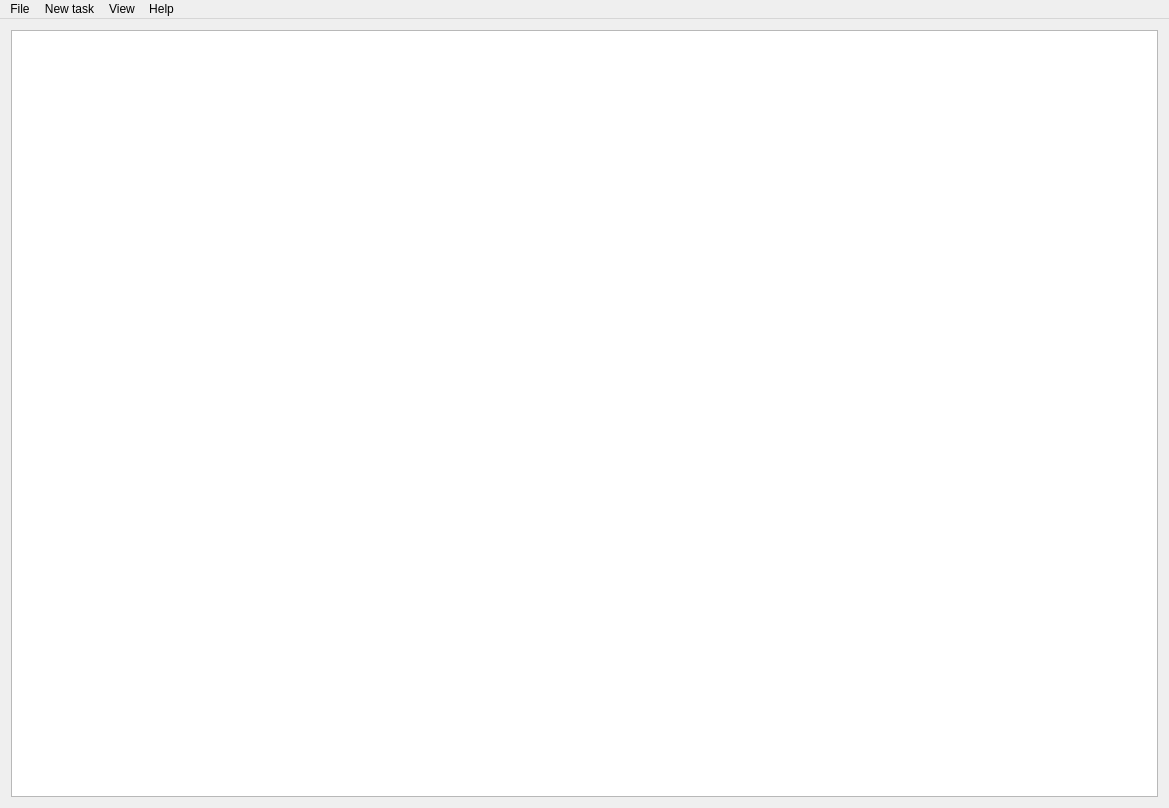
<?xml version="1.0" encoding="UTF-8"?>
<ui version="4.0">
 <class>MainWindowClass</class>
 <widget class="QMainWindow" name="MainWindowClass">
  <property name="geometry">
   <rect>
    <x>0</x>
    <y>0</y>
    <width>1169</width>
    <height>808</height>
   </rect>
  </property>
  <property name="sizePolicy">
   <sizepolicy hsizetype="Preferred" vsizetype="Preferred">
    <horstretch>0</horstretch>
    <verstretch>0</verstretch>
   </sizepolicy>
  </property>
  <property name="windowTitle">
   <string>Foucault2</string>
  </property>
  <property name="windowIcon">
   <iconset resource="Foucault2.qrc">
    <normaloff>:/Foucault2/Foucault2.ico</normaloff>:/Foucault2/Foucault2.ico</iconset>
  </property>
  <widget class="QWidget" name="centralWidget">
   <layout class="QGridLayout" name="gridLayout">
    <item row="0" column="0">
     <widget class="QGraphicsView" name="viewTimelines">
      <property name="dragMode">
       <enum>QGraphicsView::ScrollHandDrag</enum>
      </property>
     </widget>
    </item>
   </layout>
  </widget>
  <widget class="QMenuBar" name="menuBar">
   <property name="geometry">
    <rect>
     <x>0</x>
     <y>0</y>
     <width>1169</width>
     <height>21</height>
    </rect>
   </property>
   <widget class="QMenu" name="menuFile">
    <property name="title">
     <string>File</string>
    </property>
    <addaction name="actionNew"/>
    <addaction name="actionLoad"/>
    <addaction name="actionImport"/>
    <addaction name="actionSave"/>
    <addaction name="actionSave_as"/>
    <addaction name="actionClose"/>
    <addaction name="separator"/>
    <addaction name="actionPrint"/>
    <addaction name="actionQuit"/>
   </widget>
   <widget class="QMenu" name="menuAdd_Task">
    <property name="title">
     <string>New task</string>
    </property>
    <addaction name="actionWork"/>
    <addaction name="actionAdd_comment"/>
    <addaction name="separator"/>
    <addaction name="actionNew_Couder_Screen"/>
    <addaction name="actionNew_Couder_Measure"/>
    <addaction name="separator"/>
    <addaction name="actionNew_Hartmann_Screen"/>
    <addaction name="actionAdd_Hartmann_Measure"/>
   </widget>
   <widget class="QMenu" name="menuHelp">
    <property name="title">
     <string>Help</string>
    </property>
    <addaction name="actionAbout"/>
   </widget>
   <widget class="QMenu" name="menuDisplay">
    <property name="title">
     <string>View</string>
    </property>
    <addaction name="actionShow_mirror_both_side"/>
    <addaction name="actionShow_Colors"/>
    <addaction name="actionShow_smooth_curves"/>
    <addaction name="separator"/>
    <addaction name="actionDisplay_Compact"/>
    <addaction name="actionDisplay_Normal"/>
    <addaction name="actionDisplay_Details"/>
    <addaction name="separator"/>
    <addaction name="actionZoom_in"/>
    <addaction name="actionZoom_out"/>
   </widget>
   <addaction name="menuFile"/>
   <addaction name="menuAdd_Task"/>
   <addaction name="menuDisplay"/>
   <addaction name="menuHelp"/>
  </widget>
  <action name="actionQuit">
   <property name="text">
    <string>Quit</string>
   </property>
  </action>
  <action name="actionAbout">
   <property name="text">
    <string>About...</string>
   </property>
  </action>
  <action name="actionLoad">
   <property name="text">
    <string>Open...</string>
   </property>
  </action>
  <action name="actionSave">
   <property name="text">
    <string>Save</string>
   </property>
  </action>
  <action name="actionSave_as">
   <property name="text">
    <string>Save as...</string>
   </property>
  </action>
  <action name="actionClose">
   <property name="text">
    <string>Close</string>
   </property>
  </action>
  <action name="actionNew">
   <property name="text">
    <string>New...</string>
   </property>
  </action>
  <action name="actionAdd_comment">
   <property name="enabled">
    <bool>false</bool>
   </property>
   <property name="text">
    <string>Comment</string>
   </property>
  </action>
  <action name="actionGlobal_settings">
   <property name="enabled">
    <bool>false</bool>
   </property>
   <property name="text">
    <string>Global Settings</string>
   </property>
  </action>
  <action name="actionNew_Couder_Screen">
   <property name="enabled">
    <bool>false</bool>
   </property>
   <property name="text">
    <string>Foucault Screen</string>
   </property>
  </action>
  <action name="actionNew_Couder_Measure">
   <property name="enabled">
    <bool>false</bool>
   </property>
   <property name="text">
    <string>Foucault Measure</string>
   </property>
  </action>
  <action name="actionNew_Hartmann_Screen">
   <property name="enabled">
    <bool>false</bool>
   </property>
   <property name="text">
    <string>Hartmann Screen</string>
   </property>
  </action>
  <action name="actionAdd_Hartmann_Measure">
   <property name="enabled">
    <bool>false</bool>
   </property>
   <property name="text">
    <string>Hartmann Measure</string>
   </property>
  </action>
  <action name="actionAdd_Bath_Measure">
   <property name="enabled">
    <bool>false</bool>
   </property>
   <property name="text">
    <string>Bath Measure</string>
   </property>
  </action>
  <action name="actionPrint">
   <property name="text">
    <string>Print...</string>
   </property>
  </action>
  <action name="actionImport">
   <property name="text">
    <string>Import...</string>
   </property>
  </action>
  <action name="actionShow_mirror_both_side">
   <property name="checkable">
    <bool>true</bool>
   </property>
   <property name="checked">
    <bool>true</bool>
   </property>
   <property name="text">
    <string>Show mirror both side</string>
   </property>
  </action>
  <action name="actionWork">
   <property name="enabled">
    <bool>false</bool>
   </property>
   <property name="text">
    <string>Work</string>
   </property>
  </action>
  <action name="actionShow_Colors">
   <property name="checkable">
    <bool>true</bool>
   </property>
   <property name="text">
    <string>Show Colors</string>
   </property>
  </action>
  <action name="actionDisplay_Compact">
   <property name="checkable">
    <bool>true</bool>
   </property>
   <property name="text">
    <string>Display Compact</string>
   </property>
  </action>
  <action name="actionDisplay_Normal">
   <property name="checkable">
    <bool>true</bool>
   </property>
   <property name="checked">
    <bool>true</bool>
   </property>
   <property name="text">
    <string>Display Normal</string>
   </property>
  </action>
  <action name="actionDisplay_Details">
   <property name="checkable">
    <bool>true</bool>
   </property>
   <property name="text">
    <string>Display Details</string>
   </property>
  </action>
  <action name="actionShow_smooth_curves">
   <property name="checkable">
    <bool>true</bool>
   </property>
   <property name="enabled">
    <bool>true</bool>
   </property>
   <property name="text">
    <string>Show smooth curves</string>
   </property>
  </action>
  <action name="actionZoom_in">
   <property name="text">
    <string>Zoom in</string>
   </property>
   <property name="shortcut">
    <string>Ctrl++</string>
   </property>
  </action>
  <action name="actionZoom_out">
   <property name="text">
    <string>Zoom out</string>
   </property>
   <property name="shortcut">
    <string>Ctrl+-</string>
   </property>
  </action>
 </widget>
 <layoutdefault spacing="6" margin="11"/>
 <resources>
  <include location="Foucault2.qrc"/>
 </resources>
 <connections/>
</ui>
